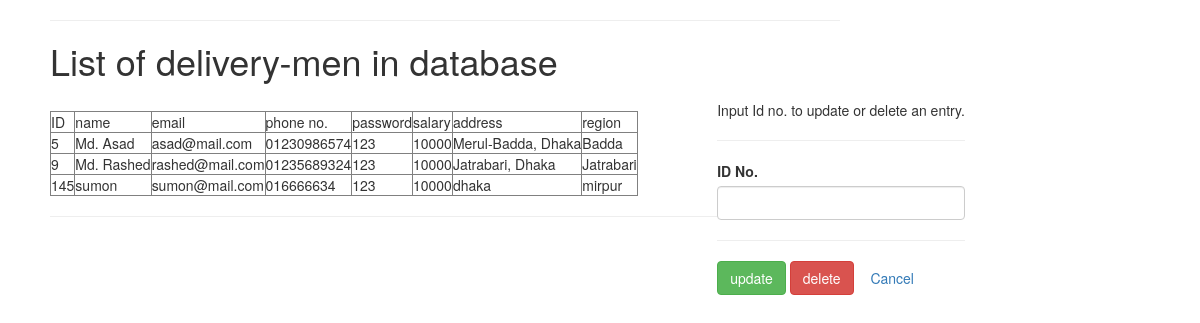
The page /modify_deliman.php (signed in) on the database its author committed.
### tables this page shows
CREATE TABLE `deliman` (
  `name` varchar(100) NOT NULL,
  `email` varchar(100) NOT NULL,
  `phonenumber` varchar(30) NOT NULL,
  `salary` decimal(10,0) NOT NULL,
  `address` varchar(500) NOT NULL,
  `region` varchar(100) NOT NULL
);

CREATE TABLE `users` (
  `id` int(11) NOT NULL,
  `name` varchar(100) NOT NULL,
  `email` varchar(100) NOT NULL,
  `password` varchar(50) NOT NULL,
  `user_type` varchar(30) NOT NULL
);

### modify_deliman.php (the view, shortened to what this page needs)
<?php
  include("connect.php");
?>
<!DOCTYPE html>
<html>
<head>
	<link rel="stylesheet" type="text/css" href="http://localhost/projects/rms/tools/css/bootstrap.css">
</head>
<body>
	 <div class="" style="width: 70%; float: center; padding-left: 50PX;">
	 	<hr class="mb-6">
	 	<h1>List of delivery-men in database</h1>
		<?php
			$query = "SELECT id, name, email, phonenumber, password, salary, address, region FROM users NATURAL JOIN deliman WHERE user_type='deliman' ORDER BY name ASC";
			$result = mysqli_query($conn, $query);
			echo "<br>";
			echo "<table border='1'>";
			echo "<td>ID</td> <td>name</td> <td>email</td> <td>phone no.</td> <td>password</td> <td>salary</td> <td>address</td> <td>region</td>";
			while ($row = mysqli_fetch_assoc($result)) {
				echo "<tr>";
				foreach ($row as $field => $value) {
					echo "<td>" . $value . "</td>";
				}
				echo "</tr>";
			}
		echo "</table>";
		 ?>
		 <hr class="mb-6">
		<div class="deletenav" style="position: fixed; width: 100%px; float: left; z-index: 1; top: 0; right: 0; padding-top: 100px; padding-right: 250px;">
			<form method="post" action="update_deliman.php">
					<div class="">
						<div class="row">
							<div class="">
								<p>Input Id no. to update or delete an entry.</p>
								<hr class="mb-1">
								<label for="id"><b>ID No.</b></label>
								<input class="form-control" id="id"  type="text" name="id" required>
								<hr class="mb-1">
								<div class="buttons">
									<button type="submit" class="btn btn-success" name="update">update</button>
									<button type="submit" class="btn btn-danger" name="delete">delete</button>
									<a href="http://localhost/projects/rms/admin2.php" class="btn btn-secondary " role="button" aria-pressed="true">Cancel</a>
								</div>
							</div>
						</div>
					</div>
			</form>
		</div>
	 </div>
</body>
</html>

### rows shown on the page
deliman: users.id "5", users.name "Md. Asad", users.email "asad@mail.com", phonenumber "01230986574", users.password "123", salary "10000", address "Merul-Badda, Dhaka", region "Badda"
deliman: users.id "9", users.name "Md. Rashed", users.email "rashed@mail.com", phonenumber "01235689324", users.password "123", salary "10000", address "Jatrabari, Dhaka", region "Jatrabari"
deliman: users.id "145", users.name "sumon", users.email "sumon@mail.com", phonenumber "016666634", users.password "123", salary "10000", address "dhaka", region "mirpur"
